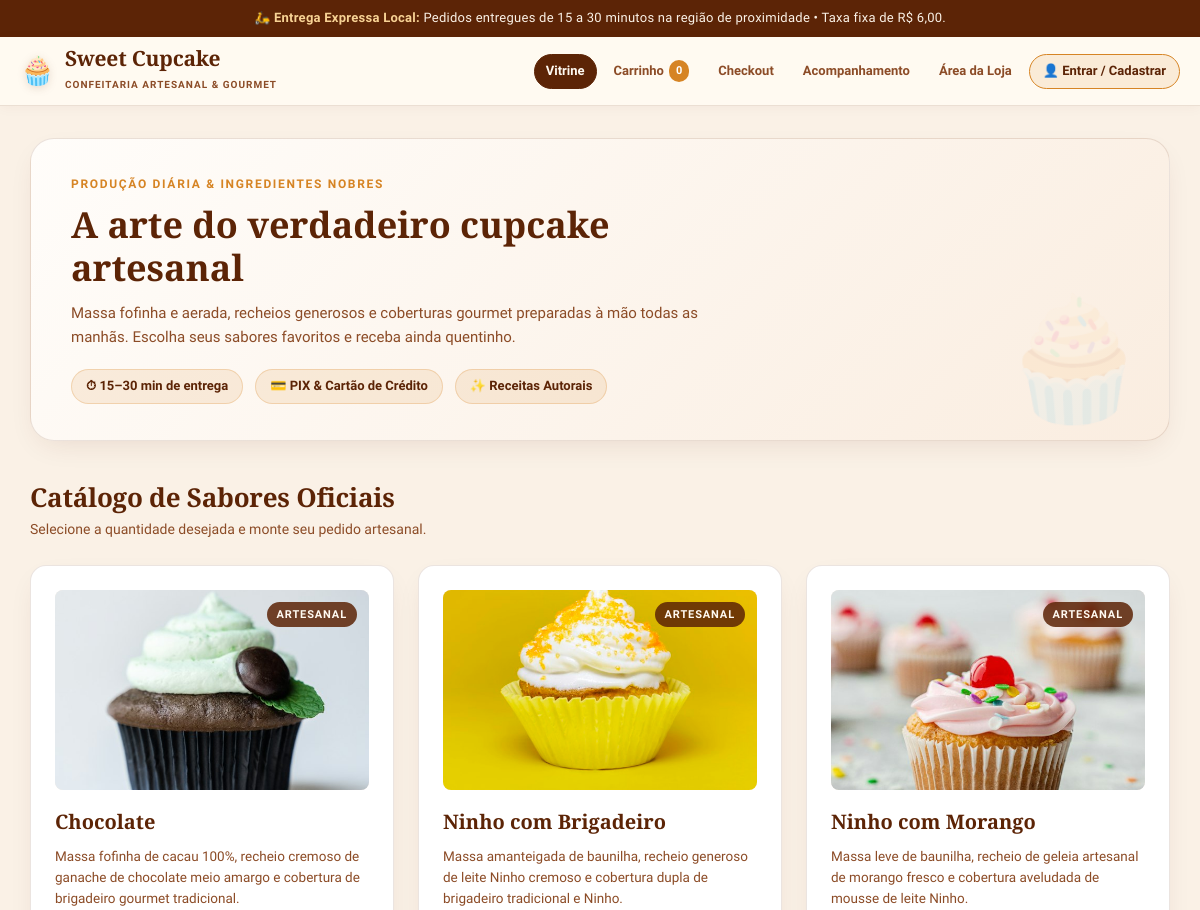
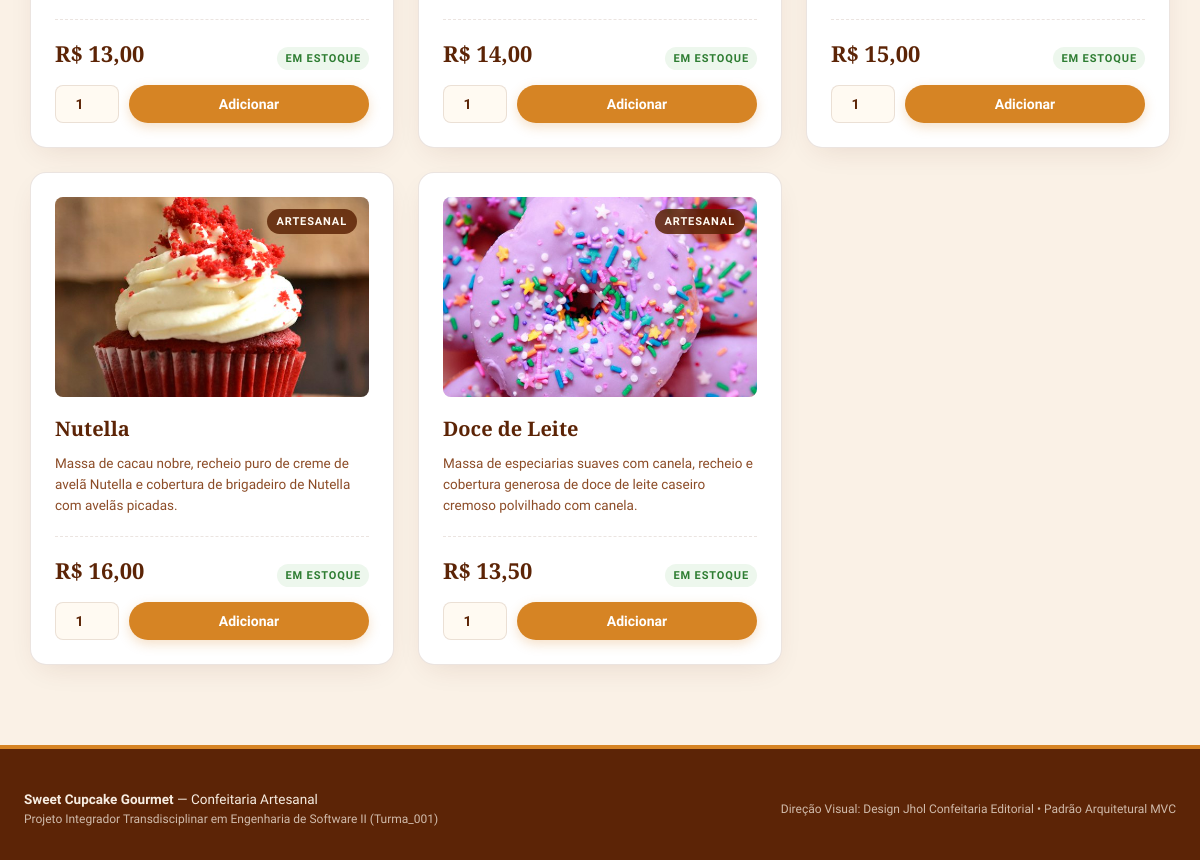
The page / on the database its author committed (2 pictures, top to bottom).
### tables this page shows
CREATE TABLE produtos (
    id INTEGER PRIMARY KEY AUTOINCREMENT,
    nome VARCHAR(80) NOT NULL,
    descricao TEXT NOT NULL,
    preco DECIMAL(10, 2) NOT NULL CHECK (preco > 0),
    disponivel BOOLEAN NOT NULL DEFAULT 1,
    categoria VARCHAR(40) DEFAULT 'Cupcake Gourmet',
    criado_em DATETIME DEFAULT CURRENT_TIMESTAMP
);

### controllers/routes.py (the view)
@routes_bp.route('/')
def index():
    produtos = database.listar_produtos()
    return render_template('vitrine.html', produtos=produtos)

### models/database.py (called while the page is built)
def get_db_connection() -> sqlite3.Connection:
    conn = sqlite3.connect(DB_FILE)
    conn.execute("PRAGMA foreign_keys = ON;")
    conn.row_factory = sqlite3.Row
    return conn

def listar_produtos() -> List[Dict[str, Any]]:
    conn = get_db_connection()
    cursor = conn.cursor()
    cursor.execute("SELECT * FROM produtos WHERE disponivel = 1 ORDER BY id ASC;")
    rows = cursor.fetchall()
    conn.close()
    produtos = []
    for row in rows:
        p = dict(row)
        p['imagem'] = MAPA_IMAGENS.get(p['nome'], 'img/chocolate.jpg')
        produtos.append(p)
    return produtos

### templates/vitrine.html (shortened to what this page needs)
{% extends "base.html" %}
{% block content %}
<div class="hero-banner">
  <div class="hero-content">
    <span class="hero-tag">Produção Diária & Ingredientes Nobres</span>
    <h2>A arte do verdadeiro cupcake artesanal</h2>
    <p>Massa fofinha e aerada, recheios generosos e coberturas gourmet preparadas à mão todas as manhãs. Escolha seus sabores favoritos e receba ainda quentinho.</p>
    <div class="hero-badges">
      <span class="badge-pill">⏱ 15–30 min de entrega</span>
      <span class="badge-pill">💳 PIX & Cartão de Crédito</span>
      <span class="badge-pill">✨ Receitas Autorais</span>
    </div>
  </div>
</div>
<div class="section-title">
  <h2>Catálogo de Sabores Oficiais</h2>
  <p>Selecione a quantidade desejada e monte seu pedido artesanal.</p>
</div>
<div class="grid-cupcakes">
  {% for p in produtos %}
  <div class="card-cupcake">
    <div>
      <div class="card-img-wrap">
        <img src="{{ url_for('static', filename=p.imagem) }}" alt="Cupcake {{ p.nome }}" loading="lazy">
        <span class="card-tag-floating">Artesanal</span>
      </div>
      <h3>{{ p.nome }}</h3>
      <p class="card-desc">{{ p.descricao }}</p>
    </div>
    <div class="card-footer">
      <div class="price-tag">
        <span class="price-value">R$ {{ "%.2f"|format(p.preco)|replace('.', ',') }}</span>
        <span class="stock-tag">Em estoque</span>
      </div>
      <form action="{{ url_for('routes.adicionar_carrinho') }}" method="POST" class="action-group form-add-carrinho" data-nome="{{ p.nome }}">
        <input type="number" name="quantidade" class="input-qtd" min="1" step="1" value="1" required>
        <button type="submit" class="btn btn-mel btn-add-carrinho" style="flex: 1;">
          <span class="btn-text">Adicionar</span>
        </button>
      </form>
    </div>
  </div>
  {% endfor %}
</div>
{% endblock %}

### rows shown on the page
produtos: shows a picture, nome "Chocolate", descricao "Massa fofinha de cacau 100%, recheio cremoso de ganache de chocolate meio amargo e cobertura de brigadeiro gourmet tradicional.", preco "13,00"
produtos: shows a picture, nome "Ninho com Brigadeiro", descricao "Massa amanteigada de baunilha, recheio generoso de leite Ninho cremoso e cobertura dupla de brigadeiro tradicional e Ninho.", preco "14,00"
produtos: shows a picture, nome "Ninho com Morango", descricao "Massa leve de baunilha, recheio de geleia artesanal de morango fresco e cobertura aveludada de mousse de leite Ninho.", preco "15,00"
produtos: shows a picture, nome "Nutella", descricao "Massa de cacau nobre, recheio puro de creme de avelã Nutella e cobertura de brigadeiro de Nutella com avelãs picadas.", preco "16,00"
produtos: shows a picture, nome "Doce de Leite", descricao "Massa de especiarias suaves com canela, recheio e cobertura generosa de doce de leite caseiro cremoso polvilhado com canela.", preco "13,50"

### other values the page prints
{{ session.get('carrinho_qtd', 0) }} "0"
